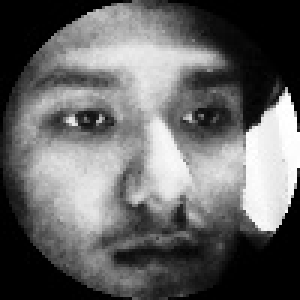
#> input picture user/aman/1.jpg, 100 x 100 px (shown 3 times larger)
$ python recog.py
#> lines starting #> are read from the running program, lines starting #| are printed output that depends on the picture
### clasess/videocamera.py
import cv2

class VideoCamera(object):
    def __init__(self):
        self.video = cv2.VideoCapture(0)

    def __del__(self):
        self.video.release()

    def get_frame(self, in_grayscale=False):
        _, frame = self.video.read()

        if in_grayscale:
            frame = cv2.cvtColor(frame, cv2.COLOR_BGR2GRAY)

        return frame

    # [8 lines left out: function show_frame, not called in this run]

# [7 lines that do not run on import are left out]

### clasess/detectors.py
import cv2
class FaceDetector(object):
    def __init__(self, xml_path):
        self.classifier = cv2.CascadeClassifier(xml_path)

    def detect(self, image, biggest_only=True):
        is_color=len(image) == 3
        if is_color:
            image_gray = cv2.cvtColor(image, cv2.COLOR_BGR2GRAY)
        else:
            image_gray = image
        scale_factor = 1.2
        min_neighbors = 5
        min_size = (20, 20)
        flags = cv2.CASCADE_FIND_BIGGEST_OBJECT | \
            cv2.CASCADE_DO_ROUGH_SEARCH if biggest_only else \
            cv2.CASCADE_SCALE_IMAGE
        face_coord = self.classifier.detectMultiScale(
            image_gray,
            scaleFactor=scale_factor,
            minNeighbors=min_neighbors,
            minSize=min_size,
            flags=flags
        )
        return face_coord

### clasess/operations.py
import numpy as np
import cv2

def get_images(frame, faces_coord, shape):
    if shape == "rectangle":
        faces_img = cut_face_rectangle(frame, faces_coord)
        frame = draw_face_rectangle(frame, faces_coord)
    elif shape == "ellipse":
        faces_img = cut_face_ellipse(frame, faces_coord)
        frame = draw_face_ellipse(frame, faces_coord)
    faces_img = normalize_intensity(faces_img)
    faces_img = resize(faces_img)
    return (frame, faces_img)

def resize(images, size=(100, 100)):
    images_norm = []
    for image in images:
        is_color = len(image.shape) == 3
        if is_color:
            image = cv2.cvtColor(image, cv2.COLOR_BGR2GRAY)
        if image.shape < size:
            image_norm = cv2.resize(image, size, interpolation=cv2.INTER_AREA)
        else:
            image_norm = cv2.resize(image, size, interpolation=cv2.INTER_CUBIC)
        images_norm.append(image_norm)
    return images_norm

def normalize_intensity(images):
    images_norm = []
    for image in images:
        is_color = len(image.shape) == 3
        if is_color:
            image = cv2.cvtColor(image, cv2.COLOR_BGR2GRAY)
        images_norm.append(cv2.equalizeHist(image))
    return images_norm


# [5 lines left out: function cut_face_rectangle, not called in this run]

def cut_face_ellipse(image, face_coord):
    images_ellipse = []
    for (x, y, w, h) in face_coord:
        center1 =int(round(x + w / 2))
        center2=int(round(y + h / 2))
        center=(center1,center2)
        axis_major =int(round(h/2))
        axis_minor =int(round(w/2))
        axis=(axis_major,axis_minor)
        angle=(0,0,360)
        mask = np.zeros_like(image)
        box=(center,axis,angle)
        mask1 = cv2.ellipse(mask,center,(axis_major, axis_minor),0,0,360,(255, 255, 255),-1)
        image_ellipse = np.bitwise_and(image, mask1)
        images_ellipse.append(image_ellipse[y: y + h, x: x + w])

    return images_ellipse

# [4 lines left out: function draw_face_rectangle, not called in this run]

def draw_face_ellipse(image, faces_coord):
    for (x, y, w, h) in faces_coord:
        center1 = int(round(x + w / 2))
        center2 = int(round(y + h / 2))
        center=(center1,center2)
        axis_major =int(round(h / 2))
        axis_minor = int(round(w / 2))
        cv2.ellipse(image,
                    center=center,
                    axes=(axis_major, axis_minor),
                    angle=0,
                    startAngle=0,
                    endAngle=360,
                    color=(206, 0, 209),
                    thickness=2)
    return image

### recog.py
import sys
import os
import cv2
from clasess.detectors import FaceDetector
from clasess.videocamera import VideoCamera
import clasess.operations as op
import numpy as np
from tkinter import messagebox


def recognize_people(people_folder, shape):
#> called with people_folder = 'user/', shape = 'ellipse'
    try:
        people = [person for person in os.listdir(people_folder)]
    except:
        print("Have you added at least one person to the system?")
        sys.exit()
    print("This are the people in the Recognition System:")
    for person in people:
        print("-" + person)
    detector = FaceDetector('clasess/frontal_face.xml')
    recognizer = cv2.face.EigenFaceRecognizer_create()
    threshold = 3000
    images = []
    labels = []
    labels_people = {}
    for i, person in enumerate(people):
        labels_people[i] = person
        for image in os.listdir(people_folder + person):
            images.append(cv2.imread(people_folder + person + '/' + image, 0))
            labels.append(i)
    try:
        recognizer.train(images, np.array(labels))
    except:
        print("\nOpenCV Error: Do you have at least two people in the database?\n")
        sys.exit()

    print('training complete')
    video = VideoCamera()
    while True:
        frame = video.get_frame()
        faces_coord = detector.detect(frame, False)
        faces_img=[]
        if len(faces_coord):
            frame,faces_img =op.get_images(frame, faces_coord, shape)
        for i, face_img in enumerate(faces_img):
            pred, conf = recognizer.predict(face_img)
            if(conf<threshold):
               messagebox.showinfo("Login", "welcome "+labels_people[pred])
               #print('welcome',labels_people[pred])
               sys.exit()
#> this loop made 1 pass
#> is_color in detect on pass 1: False
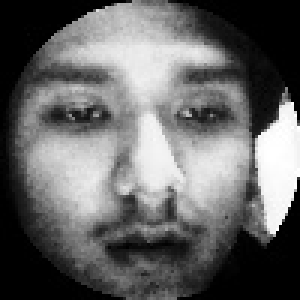
#> input picture user/aman/12.jpg, 100 x 100 px, given in place of the camera (shown 3 times larger)
#> pass 1, in get_images, `frame = draw_face_ellipse(frame, faces_coord)`:
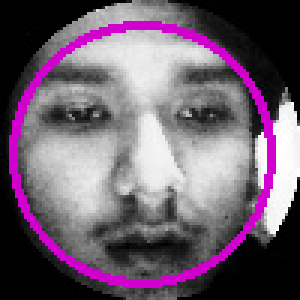
#> frame: shape (100, 100, 3) (shown 3 times larger); mean B, G, R 110.7, 94.2, 110.9
#> after the loop:
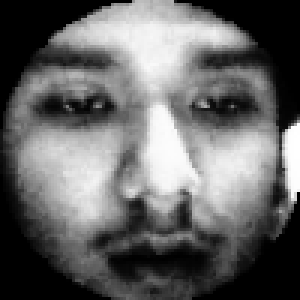
#> face_img: shape (100, 100) (shown 3 times larger); min 0, max 255, mean 102.3


PEOPLE_FOLDER = "user/"
SHAPE = "ellipse"
recognize_people(PEOPLE_FOLDER, SHAPE)
#> (the program exits here)
